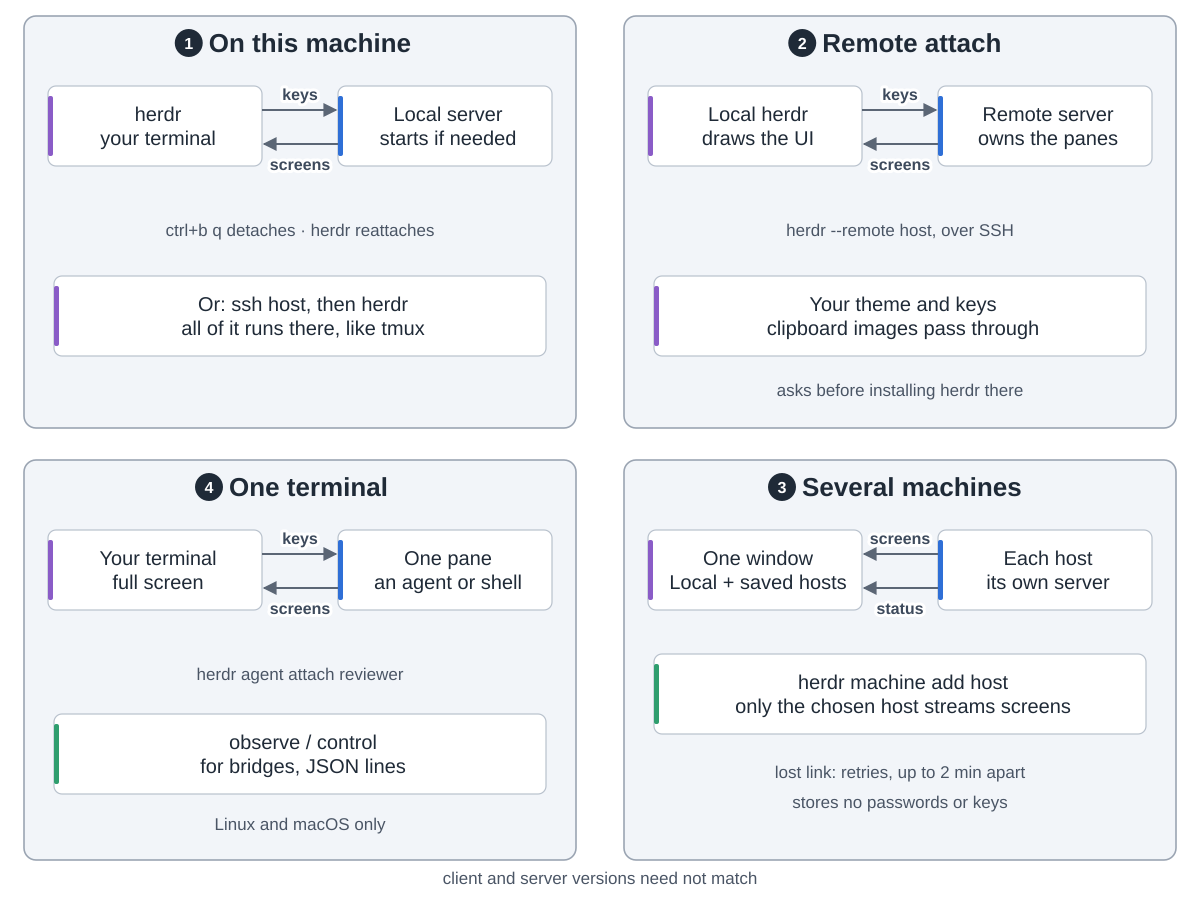

Generate this figure with Python:
"""Four ways to reach a herdr server.  Drawn from https://github.com/herdrdev/herdr
(docs/next/website/src/content/docs/how-to-work.mdx, persistence-remote.mdx, connecting-machines.mdx,
socket-api.mdx "Protocol stability"; src/server/autodetect.rs; src/protocol/endpoint.rs
ENDPOINT_PROTOCOL_GENERATION = 1; commit e35f393).  Run: python3 clients.py

Snake order: 1 on this machine (top left) -> 2 remote attach (top right) -> 3 several machines
(bottom right) -> 4 one terminal (bottom left). The groups are alternatives; arrows inside each group
show what flows between your side and the server."""
import sys
from pathlib import Path

sys.path.insert(0, str(Path(__file__).resolve().parents[2] / "tools"))
from archdiagram import Diagram  # noqa: E402

L, R, W = 24, 624, 552
T1, H1 = 16, 412
T2, H2 = 460, 400


def col(x, top, cards, h=72, gap=24, arrows=True):
    """One column of wide cards, top to bottom, optionally joined by arrows."""
    for i, (lbl, kind) in enumerate(cards):
        y = top + 64 + i * (h + gap)
        d.card(x + 30, y, lbl, kind, w=492, h=h)
        if arrows and i:
            d.arrow(f"M{x + W / 2} {y - gap}V{y - 2}")


def grid(x, top, cards, h=80, gap=16, y0=64):
    """Two columns of cards, filled row by row."""
    for i, (lbl, kind) in enumerate(cards):
        d.card(x + 30 + (i % 2) * 254, top + y0 + (i // 2) * (h + gap), lbl, kind, w=238, h=h)


def handoffs(a, b, c, ya=T1 + 206, yc=T2 + 200):
    """Arrows between the four groups in snake order, with what each one carries."""
    if a:
        d.arrow(f"M{L + W} {ya}H{R - 2}", label=a, at=(600, ya - 12))
    if b:
        d.arrow(f"M{R + W / 2} {T1 + H1}V{T2 - 2}", label=b, at=(R + W / 2 + 14 + len(b) * 4.6, T1 + H1 + 21))
    if c:
        d.arrow(f"M{R} {yc}H{L + W + 2}", label=c, at=(600, yc - 12))

d = Diagram("herdr clients",
            "1 On this machine: run herdr; it starts the background server if none is running and attaches. "
            "ctrl+b q detaches and herdr reattaches. You can also SSH to a host and run herdr there, like tmux. "
            "2 Remote attach: herdr --remote host. The remote server owns the panes and sends screens and session "
            "state over SSH; your local herdr draws the UI with your theme and keys. herdr asks before installing "
            "itself on the host. "
            "3 Several machines: herdr machine add saves SSH hosts so Local and the hosts share one window. Only "
            "the chosen host streams screens; the others send status. Lost links retry, up to two minutes apart. "
            "Profiles store no passwords or keys. "
            "4 One terminal: herdr agent attach or terminal attach puts one pane in your terminal, on Linux and macOS. "
            "Bridges can observe or control a pane over JSON lines. Client and server versions need not match.")

CW = 214


def pair(x, top, left, right, a, b, ka="write", kb="coding"):
    """Your side (left card) and the server side (right card), with what flows each way."""
    y = top + 70
    d.card(x + 24, y, left, ka, w=CW, h=80)
    d.card(x + W - 24 - CW, y, right, kb, w=CW, h=80)
    x1, x2 = x + 24 + CW, x + W - 24 - CW
    d.arrow(f"M{x1} {y + 24}H{x2 - 2}")
    d.text((x1 + x2) / 2, y + 14, a, "al")
    if b:
        d.arrow(f"M{x2} {y + 58}H{x1 + 2}")
        d.text((x1 + x2) / 2, y + 84, b, "al")


d.group(L, T1, W, H1, "On this machine", 1)
pair(L, T1, "herdr|your terminal", "Local server|starts if needed", "keys", "screens")
d.note(L + W / 2, T1 + 220, "ctrl+b q detaches · herdr reattaches")
d.card(L + 30, T1 + 260, "Or: ssh host, then herdr|all of it runs there, like tmux", "write", w=492, h=80)

d.group(R, T1, W, H1, "Remote attach", 2)
pair(R, T1, "Local herdr|draws the UI", "Remote server|owns the panes", "keys", "screens")
d.note(R + W / 2, T1 + 220, "herdr --remote host, over SSH")
d.card(R + 30, T1 + 260, "Your theme and keys|clipboard images pass through", "write", w=492, h=80)
d.note(R + W / 2, T1 + 380, "asks before installing herdr there")

d.group(R, T2, W, H2, "Several machines", 3)
y3 = T2 + 70
d.card(R + 24, y3, "One window|Local + saved hosts", "write", w=CW, h=80)
d.card(R + W - 24 - CW, y3, "Each host|its own server", "coding", w=CW, h=80)
d.arrow(f"M{R + W - 24 - CW} {y3 + 24}H{R + 24 + CW + 2}")
d.text(R + W / 2, y3 + 14, "screens", "al")
d.arrow(f"M{R + W - 24 - CW} {y3 + 58}H{R + 24 + CW + 2}")
d.text(R + W / 2, y3 + 84, "status", "al")
d.card(R + 30, T2 + 194, "herdr machine add host|only the chosen host streams screens", "plan", w=492, h=80)
d.note(R + W / 2, T2 + 318, "lost link: retries, up to 2 min apart")
d.note(R + W / 2, T2 + 348, "stores no passwords or keys")

d.group(L, T2, W, H2, "One terminal", 4)
pair(L, T2, "Your terminal|full screen", "One pane|an agent or shell", "keys", "screens")
d.note(L + W / 2, T2 + 220, "herdr agent attach reviewer")
d.card(L + 30, T2 + 254, "observe / control|for bridges, JSON lines", "plan", w=492, h=80)
d.note(L + W / 2, T2 + 370, "Linux and macOS only")

d.note(600, 884, "client and server versions need not match")
d.save(Path(__file__).with_name("clients.svg"))
